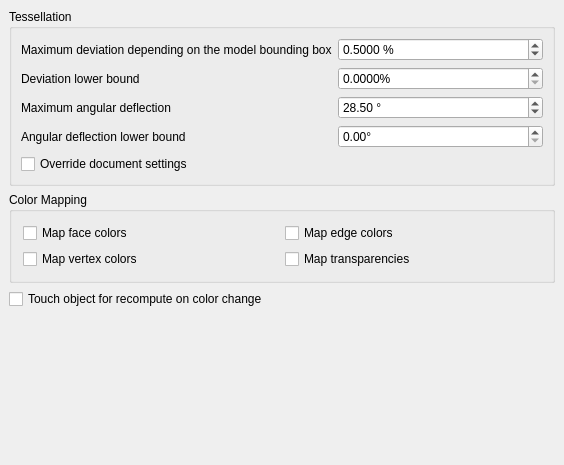
<?xml version="1.0" encoding="UTF-8"?>
<ui version="4.0">
 <class>PartGui::DlgSettings3DViewPart</class>
 <widget class="QWidget" name="PartGui::DlgSettings3DViewPart">
  <property name="geometry">
   <rect>
    <x>0</x>
    <y>0</y>
    <width>564</width>
    <height>465</height>
   </rect>
  </property>
  <property name="windowTitle">
   <string>Shape view</string>
  </property>
  <layout class="QGridLayout">
   <property name="leftMargin">
    <number>9</number>
   </property>
   <property name="topMargin">
    <number>9</number>
   </property>
   <property name="rightMargin">
    <number>9</number>
   </property>
   <property name="bottomMargin">
    <number>9</number>
   </property>
   <property name="spacing">
    <number>6</number>
   </property>
   <item row="3" column="0">
    <spacer>
     <property name="orientation">
      <enum>Qt::Vertical</enum>
     </property>
     <property name="sizeHint" stdset="0">
      <size>
       <width>20</width>
       <height>61</height>
      </size>
     </property>
    </spacer>
   </item>
   <item row="0" column="0">
    <widget class="QGroupBox" name="GroupBox12">
     <property name="title">
      <string>Tessellation</string>
     </property>
     <layout class="QGridLayout">
      <property name="leftMargin">
       <number>9</number>
      </property>
      <property name="topMargin">
       <number>9</number>
      </property>
      <property name="rightMargin">
       <number>9</number>
      </property>
      <property name="bottomMargin">
       <number>9</number>
      </property>
      <property name="spacing">
       <number>6</number>
      </property>
      <item row="0" column="0">
       <layout class="QGridLayout">
        <property name="leftMargin">
         <number>0</number>
        </property>
        <property name="topMargin">
         <number>0</number>
        </property>
        <property name="rightMargin">
         <number>0</number>
        </property>
        <property name="bottomMargin">
         <number>0</number>
        </property>
        <property name="spacing">
         <number>6</number>
        </property>
        <item row="0" column="0">
         <widget class="QLabel" name="textLabel1">
          <property name="toolTip">
           <string>Defines the deviation of tessellation to the actual surface. This will be used to set the 'Deviation' property of any new view object.</string>
          </property>
          <property name="whatsThis">
           <string>&lt;html&gt;&lt;head&gt;&lt;meta name=&quot;qrichtext&quot; content=&quot;1&quot; /&gt;&lt;/head&gt;&lt;body style=&quot; white-space: pre-wrap; font-family:MS Shell Dlg 2; font-size:7.8pt; font-weight:400; font-style:normal; text-decoration:none;&quot;&gt;&lt;p style=&quot; margin-top:0px; margin-bottom:0px; margin-left:0px; margin-right:0px; -qt-block-indent:0; text-indent:0px;&quot;&gt;&lt;span style=&quot; font-weight:600;&quot;&gt;Tessellation&lt;/span&gt;&lt;/p&gt;&lt;p style=&quot;-qt-paragraph-type:empty; margin-top:0px; margin-bottom:0px; margin-left:0px; margin-right:0px; -qt-block-indent:0; text-indent:0px; font-weight:600;&quot;&gt;&lt;/p&gt;&lt;p style=&quot; margin-top:0px; margin-bottom:0px; margin-left:0px; margin-right:0px; -qt-block-indent:0; text-indent:0px; font-weight:600;&quot;&gt;&lt;span style=&quot; font-weight:400;&quot;&gt;Defines the maximum deviation of the tessellated mesh to the surface. The smaller the value is the slower the render speed which results in increased detail/resolution.&lt;/span&gt;&lt;/p&gt;&lt;/body&gt;&lt;/html&gt;</string>
          </property>
          <property name="text">
           <string>Maximum deviation depending on the model bounding box</string>
          </property>
         </widget>
        </item>
        <item row="0" column="1">
         <widget class="Gui::PrefDoubleSpinBox" name="maxDeviation">
          <property name="suffix">
           <string> %</string>
          </property>
          <property name="decimals">
           <number>4</number>
          </property>
          <property name="minimum">
           <double>0.010000000000000</double>
          </property>
          <property name="maximum">
           <double>100.000000000000000</double>
          </property>
          <property name="singleStep">
           <double>0.010000000000000</double>
          </property>
          <property name="value">
           <double>0.500000000000000</double>
          </property>
          <property name="prefEntry" stdset="0">
           <cstring>MeshDeviation</cstring>
          </property>
          <property name="prefPath" stdset="0">
           <cstring>Mod/Part</cstring>
          </property>
         </widget>
        </item>
        <item row="1" column="1">
         <widget class="Gui::PrefDoubleSpinBox" name="deviationLowerBound">
          <property name="suffix">
           <string>%</string>
          </property>
          <property name="decimals">
           <number>4</number>
          </property>
          <property name="maximum">
           <double>100.000000000000000</double>
          </property>
          <property name="prefEntry" stdset="0">
           <cstring>MinimumDeviation</cstring>
          </property>
          <property name="prefPath" stdset="0">
           <cstring>Mod/Part</cstring>
          </property>
         </widget>
        </item>
        <item row="1" column="0">
         <widget class="QLabel" name="label_2">
          <property name="toolTip">
           <string>Runtime lower bound of the deviation setting. This is used to limit the 'Deviation' for any existing view object.</string>
          </property>
          <property name="text">
           <string>Deviation lower bound</string>
          </property>
         </widget>
        </item>
        <item row="2" column="1">
         <widget class="Gui::PrefDoubleSpinBox" name="maxAngularDeflection">
          <property name="suffix">
           <string> °</string>
          </property>
          <property name="decimals">
           <number>2</number>
          </property>
          <property name="minimum">
           <double>1.0</double>
          </property>
          <property name="maximum">
           <double>180.000000000000000</double>
          </property>
          <property name="singleStep">
           <double>0.500000000000000</double>
          </property>
          <property name="value">
           <double>28.500000000000000</double>
          </property>
          <property name="prefEntry" stdset="0">
           <cstring>MeshAngularDeflection</cstring>
          </property>
          <property name="prefPath" stdset="0">
           <cstring>Mod/Part</cstring>
          </property>
         </widget>
        </item>
        <item row="2" column="0">
         <widget class="QLabel" name="label">
          <property name="toolTip">
           <string>Defines the maximum angular deflection when tessellating the actual surface. This will be used to set the 'AngularDeflection' property of any new view object.</string>
          </property>
          <property name="text">
           <string>Maximum angular deflection</string>
          </property>
         </widget>
        </item>
        <item row="4" column="0">
         <widget class="Gui::PrefCheckBox" name="checkBoxOverride">
          <property name="toolTip">
           <string>Override view object tessellation settings in the document using the settings here.</string>
          </property>
          <property name="text">
           <string>Override document settings</string>
          </property>
          <property name="prefEntry" stdset="0">
           <cstring>OverrideTessellation</cstring>
          </property>
          <property name="prefPath" stdset="0">
           <cstring>Mod/Part</cstring>
          </property>
         </widget>
        </item>
        <item row="3" column="0">
         <widget class="QLabel" name="label_3">
          <property name="toolTip">
           <string>Runtime lower bound of angular deflection. This is used to limited the 'AngularDeflection' property of all existing view object.</string>
          </property>
          <property name="text">
           <string>Angular deflection lower bound</string>
          </property>
         </widget>
        </item>
        <item row="3" column="1">
         <widget class="Gui::PrefDoubleSpinBox" name="angularDeflectionLowerBound">
          <property name="suffix">
           <string>°</string>
          </property>
          <property name="maximum">
           <double>180.000000000000000</double>
          </property>
          <property name="singleStep">
           <double>1.000000000000000</double>
          </property>
          <property name="prefEntry" stdset="0">
           <cstring>MinimumAngularDeflection</cstring>
          </property>
          <property name="prefPath" stdset="0">
           <cstring>Mod/Part</cstring>
          </property>
         </widget>
        </item>
       </layout>
      </item>
     </layout>
    </widget>
   </item>
   <item row="1" column="0">
    <widget class="QGroupBox" name="groupBox">
     <property name="toolTip">
      <string>Specifies how to map color from child objects to parent</string>
     </property>
     <property name="title">
      <string>Color Mapping</string>
     </property>
     <layout class="QGridLayout" name="gridLayout">
      <item row="0" column="0">
       <widget class="Gui::PrefCheckBox" name="checkBoxMapFaceColor">
        <property name="toolTip">
         <string>Mapping face color from derived shape if possible.
You may want to disable this if you want to set a
uniform color for all faces.</string>
        </property>
        <property name="text">
         <string>Map face colors</string>
        </property>
        <property name="prefEntry" stdset="0">
         <cstring>MapFaceColor</cstring>
        </property>
        <property name="prefPath" stdset="0">
         <cstring>Mod/Part</cstring>
        </property>
       </widget>
      </item>
      <item row="2" column="0">
       <widget class="Gui::PrefCheckBox" name="checkBoxMapPointColor">
        <property name="toolTip">
         <string>Mapping vertex color from derived shape if possible.
You may want to disable this if you want to set a
uniform color for all vertices.</string>
        </property>
        <property name="text">
         <string>Map vertex colors</string>
        </property>
        <property name="prefEntry" stdset="0">
         <cstring>MapPointColor</cstring>
        </property>
        <property name="prefPath" stdset="0">
         <cstring>Mod/Part</cstring>
        </property>
       </widget>
      </item>
      <item row="0" column="1">
       <widget class="Gui::PrefCheckBox" name="checkBoxMapLineColor">
        <property name="toolTip">
         <string>Mapping edge color from base shape if possible.
You may want to disable this if you want to set a
uniform color for all edges.</string>
        </property>
        <property name="text">
         <string>Map edge colors</string>
        </property>
        <property name="prefEntry" stdset="0">
         <cstring>MapLineColor</cstring>
        </property>
        <property name="prefPath" stdset="0">
         <cstring>Mod/Part</cstring>
        </property>
       </widget>
      </item>
      <item row="2" column="1">
       <widget class="Gui::PrefCheckBox" name="checkBoxMapTransparency">
        <property name="toolTip">
         <string>Mapping face transparency from derived shape if possible.
You may want to disable this if you want to set a uniform
transparency for all faces.</string>
        </property>
        <property name="text">
         <string>Map transparencies</string>
        </property>
        <property name="prefEntry" stdset="0">
         <cstring>MapTransparency</cstring>
        </property>
        <property name="prefPath" stdset="0">
         <cstring>Mod/Part</cstring>
        </property>
       </widget>
      </item>
     </layout>
    </widget>
   </item>
   <item row="2" column="0">
    <widget class="Gui::PrefCheckBox" name="checkBoxColorRecompute">
     <property name="text">
      <string>Touch object for recompute on color change</string>
     </property>
     <property name="prefPath" stdset="0">
      <cstring>View</cstring>
     </property>
     <property name="prefEntry" stdset="0">
      <cstring>ColorRecompute</cstring>
     </property>
    </widget>
   </item>
  </layout>
 </widget>
 <layoutdefault spacing="6" margin="11"/>
 <customwidgets>
  <customwidget>
   <class>Gui::PrefCheckBox</class>
   <extends>QCheckBox</extends>
   <header>Gui/PrefWidgets.h</header>
  </customwidget>
  <customwidget>
   <class>Gui::PrefDoubleSpinBox</class>
   <extends>QDoubleSpinBox</extends>
   <header>Gui/PrefWidgets.h</header>
  </customwidget>
 </customwidgets>
 <resources/>
 <connections/>
</ui>
